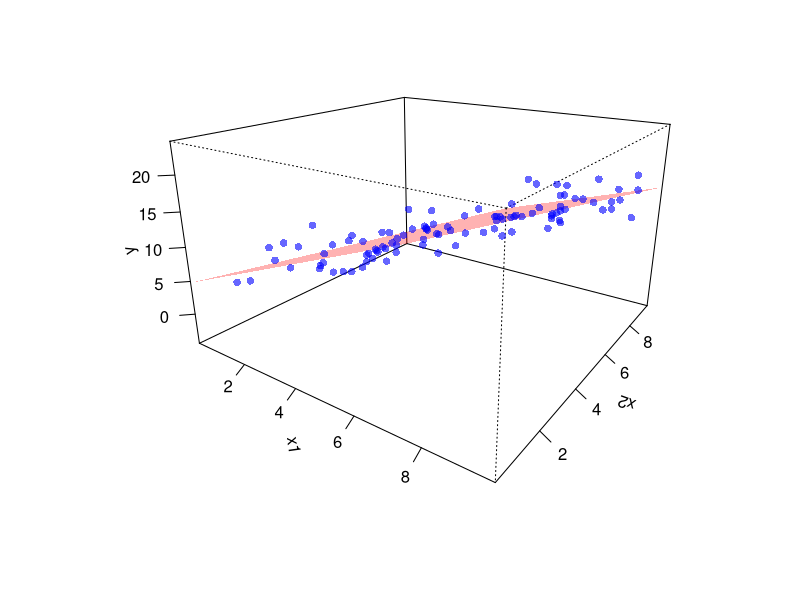
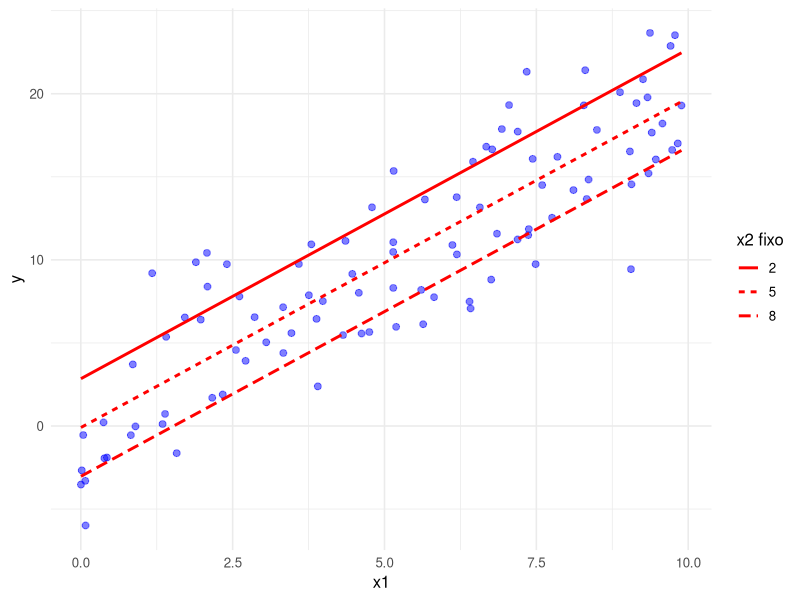
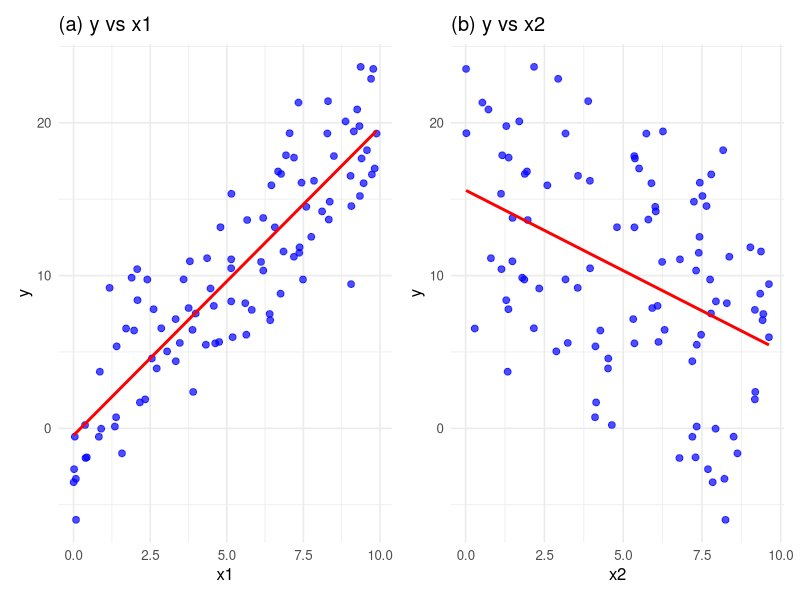

Reproduce these figures in R, in order.
## ---- chunk 1
#| echo: false
#| warning: false
#| message: false

suppressPackageStartupMessages({
  library(dplyr)
  library(ggplot2)
})

set.seed(42)

n  <- 100
x1 <- runif(n, 0, 10)
x2 <- runif(n, 0, 10)
y  <- 5 + 2*x1 - 1*x2 + rnorm(n, 0, 2)

df <- tibble(x1 = x1, x2 = x2, y = y)

mod <- lm(y ~ x1 + x2, data = df)
## ---- chunk 2
#| echo: false
#| warning: false
#| message: false
#| fig-cap: "Figura 3.1 – Plano de regressão em 3D."
#| fig-width: 8
#| fig-height: 6
#| dpi: 120

x1g <- seq(min(df$x1), max(df$x1), length.out = 25)
x2g <- seq(min(df$x2), max(df$x2), length.out = 25)

grid <- expand.grid(x1 = x1g, x2 = x2g)
zg <- matrix(
  predict(mod, newdata = grid),
  nrow = length(x1g),
  byrow = FALSE
)

p <- persp(
  x1g, x2g, zg,
  theta = 35, phi = 20, expand = 0.6,
  xlab = "x1", ylab = "x2", zlab = "y",
  col = grDevices::adjustcolor("red", alpha.f = 0.30),
  border = NA,
  ticktype = "detailed"
)

xy <- trans3d(df$x1, df$x2, df$y, p)
points(
  xy,
  col = grDevices::adjustcolor("blue", alpha.f = 0.60),
  pch = 16
)
## ---- chunk 3
#| echo: false
#| warning: false
#| message: false
#| fig-cap: "Figura 3.2 – Cortes seccionais: retas ajustadas de y em função de x1 para diferentes valores fixos de x2."
#| fig-width: 8.5
#| fig-height: 5.2
#| dpi: 120

suppressPackageStartupMessages({
  library(dplyr)
  library(ggplot2)
})

vals_x2 <- c(2, 5, 8)

linhas <- lapply(vals_x2, function(v){
  df_line <- tibble(
    x1 = seq(min(df$x1), max(df$x1), length.out = 200),
    x2 = v
  )
  df_line$y_hat <- predict(mod, newdata = df_line)
  df_line$x2_fix <- factor(v)
  df_line
}) %>% bind_rows()

ggplot(df, aes(x = x1, y = y)) +
  geom_point(color = "blue", alpha = 0.50, size = 2) +
  geom_line(
    data = linhas,
    aes(y = y_hat, linetype = x2_fix),
    color = "red",
    linewidth = 1
  ) +
  labs(
    x = "x1",
    y = "y",
    linetype = "x2 fixo"
  ) +
  theme_minimal(base_size = 12)
## ---- chunk 4
#| echo: false
#| warning: false
#| message: false
#| fig-cap: "Figura 3.3 – Dispersões brutas: (a) y vs x1 e (b) y vs x2, cada uma com sua reta de regressão simples."
#| fig-width: 9
#| fig-height: 4.6
#| dpi: 120

suppressPackageStartupMessages({
  library(ggplot2)
  library(patchwork)
})

p1 <- ggplot(df, aes(x = x1, y = y)) +
  geom_point(color = "blue", alpha = 0.70, size = 2) +
  geom_smooth(method = "lm", se = FALSE, color = "red", linewidth = 1) +
  labs(title = "(a) y vs x1", x = "x1", y = "y") +
  theme_minimal(base_size = 12)

p2 <- ggplot(df, aes(x = x2, y = y)) +
  geom_point(color = "blue", alpha = 0.70, size = 2) +
  geom_smooth(method = "lm", se = FALSE, color = "red", linewidth = 1) +
  labs(title = "(b) y vs x2", x = "x2", y = "y") +
  theme_minimal(base_size = 12)

p1 + p2
